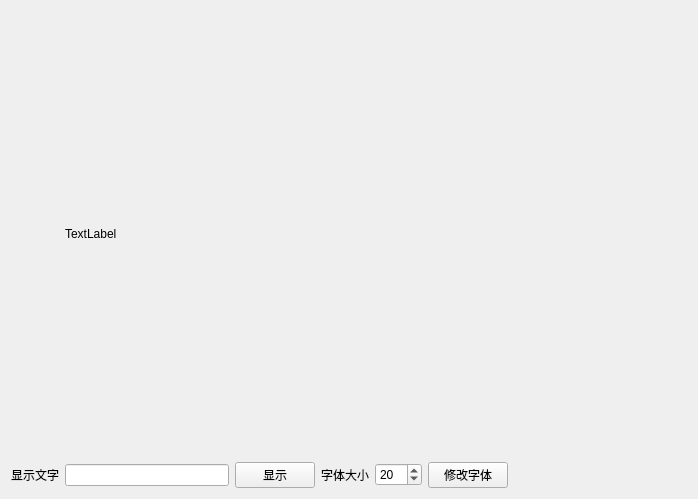
<?xml version="1.0" encoding="UTF-8"?>
<ui version="4.0">
 <class>Widget</class>
 <widget class="QWidget" name="Widget">
  <property name="geometry">
   <rect>
    <x>0</x>
    <y>0</y>
    <width>698</width>
    <height>499</height>
   </rect>
  </property>
  <property name="windowTitle">
   <string>Widget</string>
  </property>
  <layout class="QGridLayout" name="gridLayout">
   <item row="1" column="0">
    <widget class="QLabel" name="label">
     <property name="text">
      <string>显示文字</string>
     </property>
    </widget>
   </item>
   <item row="1" column="1">
    <widget class="QLineEdit" name="txtShow"/>
   </item>
   <item row="1" column="2">
    <widget class="QPushButton" name="btnShowText">
     <property name="text">
      <string>显示</string>
     </property>
    </widget>
   </item>
   <item row="1" column="3">
    <widget class="QLabel" name="label_2">
     <property name="text">
      <string>字体大小</string>
     </property>
    </widget>
   </item>
   <item row="1" column="4">
    <widget class="QSpinBox" name="sBox_FontSize">
     <property name="minimum">
      <number>10</number>
     </property>
     <property name="maximum">
      <number>100</number>
     </property>
     <property name="singleStep">
      <number>2</number>
     </property>
     <property name="value">
      <number>20</number>
     </property>
    </widget>
   </item>
   <item row="1" column="5">
    <widget class="QPushButton" name="btnModifyFont">
     <property name="text">
      <string>修改字体</string>
     </property>
    </widget>
   </item>
   <item row="1" column="6">
    <spacer name="horizontalSpacer">
     <property name="orientation">
      <enum>Qt::Horizontal</enum>
     </property>
     <property name="sizeHint" stdset="0">
      <size>
       <width>173</width>
       <height>20</height>
      </size>
     </property>
    </spacer>
   </item>
   <item row="0" column="1" colspan="6">
    <widget class="QLabel" name="picShow">
     <property name="text">
      <string>TextLabel</string>
     </property>
    </widget>
   </item>
  </layout>
 </widget>
 <layoutdefault spacing="6" margin="11"/>
 <resources/>
 <connections/>
</ui>
